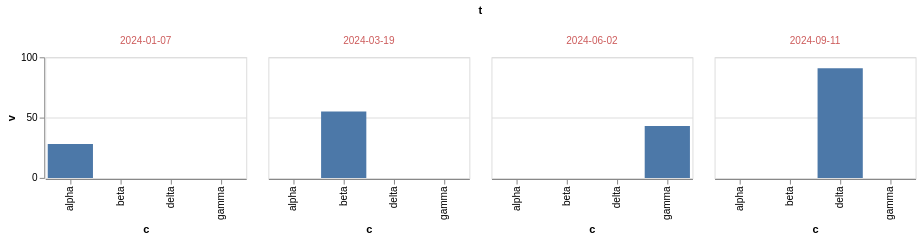

Vega-Lite specification stored for this chart:
### Vega-Lite specification from a JSON file in a GitHub repository (floating-point values rounded to 4 significant figures)
{"$schema": "https://vega.github.io/schema/vega-lite/v6.json", "width": 200, "height": 120, "data": {"values": [{"c": "alpha", "v": 28, "w": 3, "t": "2024-01-07"}, {"c": "beta", "v": 55, "w": 7, "t": "2024-03-19"}, {"c": "gamma", "v": 43, "w": 5, "t": "2024-06-02"}, {"c": "delta", "v": 91, "w": 9, "t": "2024-09-11"}]}, "mark": "bar", "encoding": {"x": {"field": "c", "type": "nominal"}, "y": {"field": "v", "type": "quantitative"}, "column": {"field": "t", "type": "ordinal", "header": {"labelColor": "indianred"}}}}
